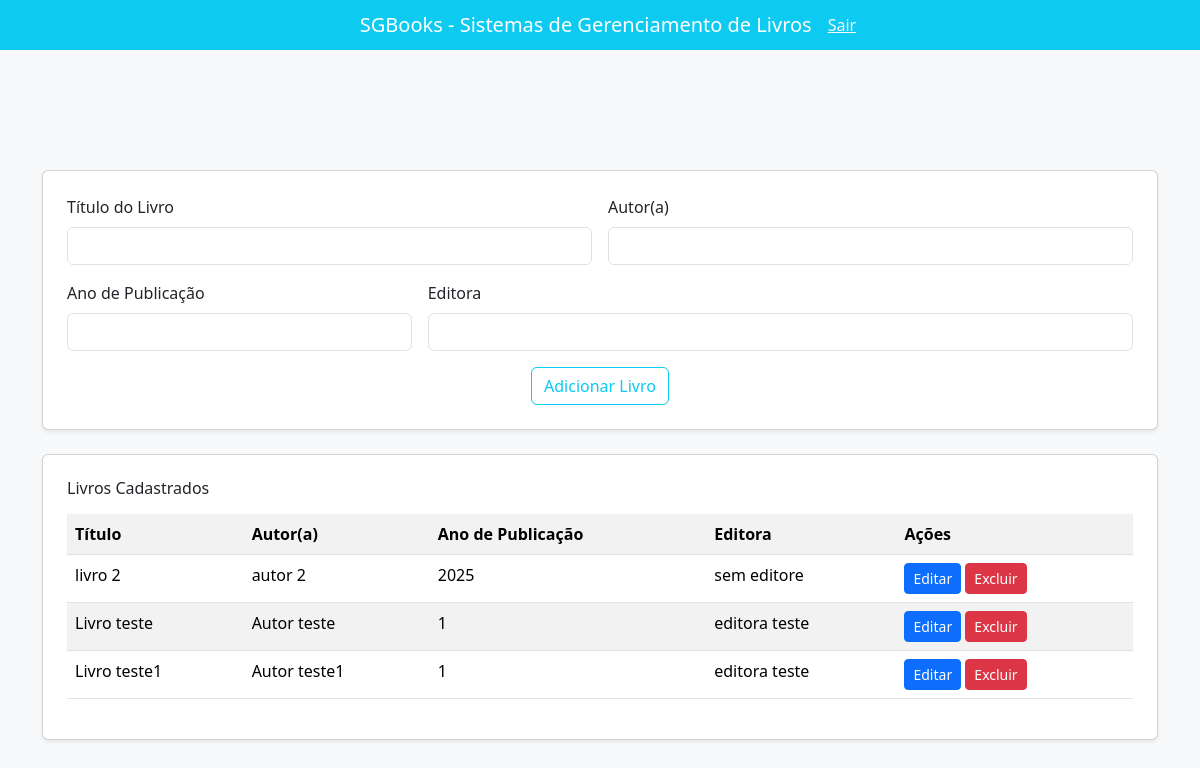
The app's page /livros/livros/ with its own data.
### meusite/models.py (models this page shows, shortened)
class Livro(models.Model): #models.model indica que a classe Livro é um modelo do Django é padrão
    titulo = models.CharField(max_length=200) #CharField é um campo de texto com tamanho máximo definido
    autor = models.CharField(max_length=150)
    ano_publicacao = models.PositiveIntegerField()
    editora = models.CharField(max_length=100, blank=True, null=True) #blank e null permitem que o campo seja opcional

### meusite/views.py (the view)
# urls.py: path('livros/', include('meusite.urls')), # Inclui as URLs do app meusite/sgb_livros
def livros(request):
    livros = Livro.objects.all()
    return render(request, 'livros.html', {'livros': livros})

### meusite/templates/livros.html (shortened to what this page needs)
<!DOCTYPE html>
<html lang="pt-br">
  <head>
    <link href="https://cdn.jsdelivr.net/npm/bootstrap@5.3.8/dist/css/bootstrap.min.css" rel="stylesheet">
  </head>
   <body class="bg-light">
    <header>
      <nav class="navbar navbar-expand-lg navbar-dark bg-info">
        <div class="container-fluid justify-content-center">
          <span class="navbar-brand mb-0 h1 mx-3 text-gray"> SGBooks - Sistemas de Gerenciamento de Livros </span>
          <a class="link-light" href="{% url 'logout' %}">Sair</a>
        </div>
      </nav>
    </header>
    <div class="container mt-5">
      <h1 class="mb-4 text-center text-light">Cadastro de Livros</h1>
      <div class="card p-4 mb-4 shadow-sm">
          <form action="" method="POST">
            <div class="row g-3">
              <div class="col-md-6">
                <label class="form-label">Título do Livro</label>
                <input type="text" name="titulo" class="form-control" value="{{ livro_editar.titulo|default:'' }}" required>
              </div>
              <div class="col-md-6">
                <label class="form-label">Autor(a)</label>
                <input type="text" name="autor" class="form-control" value="{{ livro_editar.autor|default:'' }}" required>
              </div>
              <div class="col-md-4">
                <label class="form-label">Ano de Publicação</label>
                <input type="number" name="ano_publicacao" class="form-control" value="{{ livro_editar.ano_publicacao|default:'' }}" required>
              </div>
              <div class="col-md-8">
                <label for="editora" class="form-label">Editora</label>
                <input type="text" name="editora" class="form-control" value="{{ livro_editar.editora|default:'' }}">
              </div>
            </div>
            <div class="mt-3 text-center">
              <button type="submit" class="btn btn-outline-info">{% if livro_editar %}Salvar Livro{% else %}Adicionar Livro{% endif %}</button>
            </div>
          </form>
        </div>
        <div class="card p-4 shadow-sm">
          <h6 class="mb-3">Livros Cadastrados</h6>
          <table class="table table-striped table-hover">
            <tr>
              <th>Título</th>
              <th>Autor(a)</th>
              <th>Ano de Publicação</th>
              <th>Editora</th>
              <th>Ações</th>
            </tr>
            {% for livro in livros %}
              <tr>
                <td>{{ livro.titulo }}</td>
                <td>{{ livro.autor }}</td>
                <td>{{ livro.ano_publicacao }}</td>
                <td>{{ livro.editora }}</td>
                <td>
                  <a href="{% url 'edita_livro' livro.id %}" class="btn btn-sm btn-primary">Editar</a>
                  <a href="{% url 'exclui_livro' livro.id %}" class="btn btn-sm btn-danger" onclick="return confirm('Deseja excluir este livro?')">Excluir</a>
                </td>
              </tr>
            {% empty %}
              <tr>
                <td colspan="5" class="text-center">Nenhum livro cadastrado.</td>
              </tr>
            {% endfor %}
          </table>
        </div>
    </div>
  </body>
</html>

### records on screen
Livro: titulo "livro 2", autor "autor 2", ano_publicacao "2025", editora "sem editore"
Livro: titulo "Livro teste", autor "Autor teste", ano_publicacao "1", editora "editora teste"
Livro: titulo "Livro teste1", autor "Autor teste1", ano_publicacao "1", editora "editora teste"
